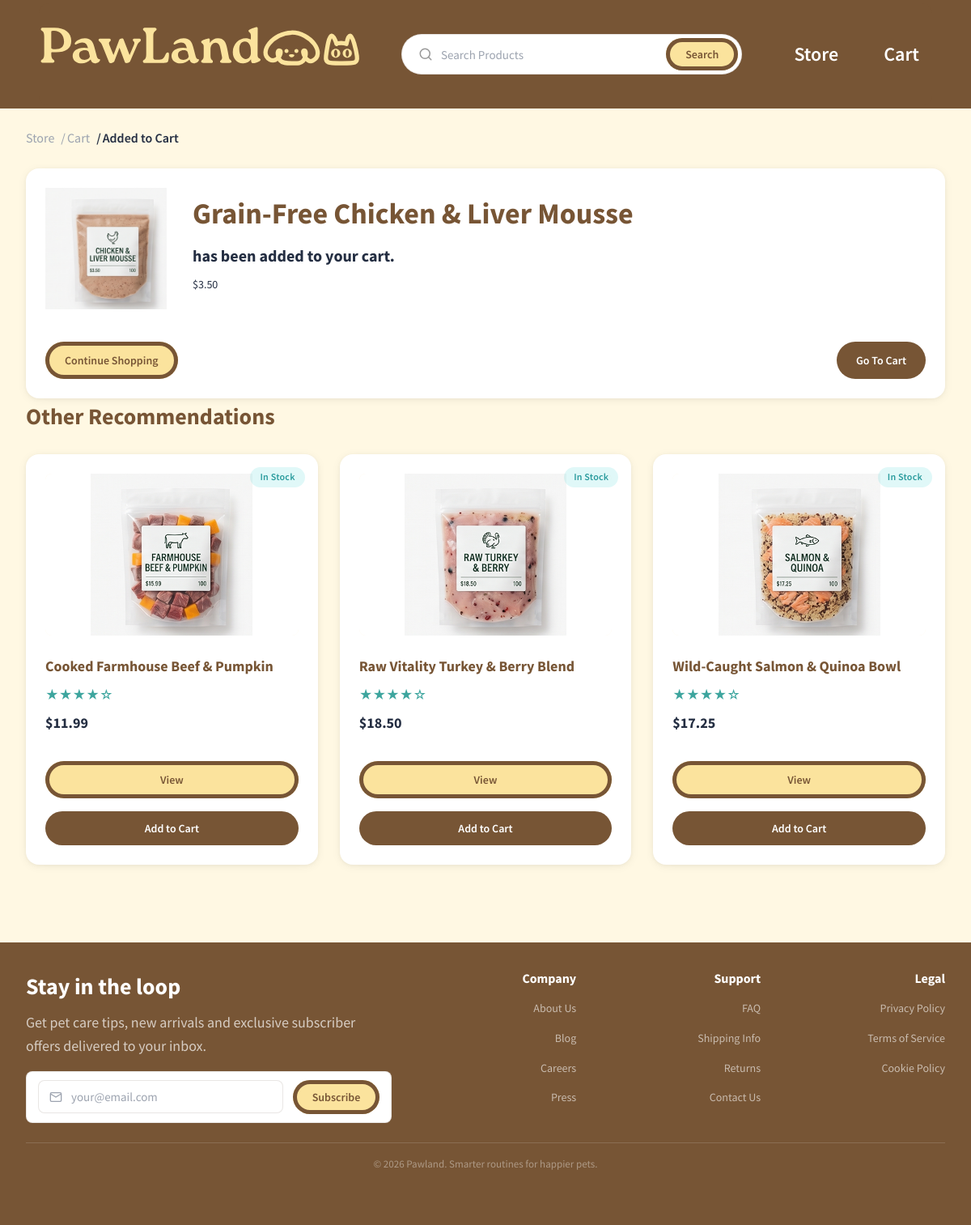
The app's page /product_added_to_cart.php?id=28 with its own data.
### tables this page shows
CREATE TABLE `products` (
  `id` int NOT NULL,
  `name` varchar(255) NOT NULL,
  `category` varchar(100) NOT NULL,
  `description` text NOT NULL,
  `ingredients` text,
  `price` decimal(10,2) NOT NULL,
  `stock_quantity` int NOT NULL,
  `image` varchar(255) NOT NULL,
  `created_at` datetime NOT NULL
);

### parts/functions.php (called while the page is built, shortened)
<?php
function makeConn(){
	static $conn = null;
	if ($conn === null) {
		$conn = new mysqli(...MYSQLIAuth());
		$conn->set_charset('utf8');
	}
	return $conn;
}
function makeQuery($conn,$qry) {
	$result = $conn->query($qry);
	$a = [];
	while($row = $result->fetch_object()) {
		$a[] = $row;
	}
	return $a;
}
function productImages($o) {
    return array_filter(array_map('trim', explode(",", $o->image ?? '')));
}
function firstProductImage($o) {
    $imgs = productImages($o);
    return $imgs ? reset($imgs) : '';
}

### product_added_to_cart.php (the view, shortened to what this page needs)
<?php
include_once "parts/functions.php";
include_once "parts/template.php";
$id = (int)($_POST['product-id'] ?? $_GET['id'] ?? 0);
$product = makeQuery(makeConn(), "SELECT * FROM `products` WHERE `id`=$id")[0];
?>
<!DOCTYPE html>
<html lang="en">
<head>
	<?php include "parts/href.php"; ?>
</head>
<body>
	<?php include "parts/header.php"; ?>
	<main>
		<div class="container">
			<ol class="breadcrumb">
				<li><a href="category.php">Store</a></li>
				<li><a href="cart.php">Cart</a></li>
				<li>Added to Cart</li>
			</ol>
			<div class="card soft">
				<div class="display flex flex align" style="gap: 2rem;">
					<div class="cart-item-img">
						<img src="images/<?php echo htmlspecialchars(firstProductImage($product)); ?>" alt="<?php echo htmlspecialchars($product->name); ?>">
					</div>
					<div class="flex stretch">
						<h2><?php echo htmlspecialchars($product->name); ?></h2>
						<h4>has been added to your cart.</h4>
						<p class="pet meta">$<?php echo number_format($product->price, 2); ?></p>
					</div>
				</div>
				<div class="display flex flex align" style="margin-top: 2rem;">
					<div class="flex none"><a href="category.php?cat=<?php echo urlencode($product->category); ?>" class="btn secondary full">Continue Shopping</a></div>
					<div class="flex none"><a href="cart.php?id=<?= $product->id ?>" class="btn primary full">Go To Cart</a></div>
				</div>
			</div>
			<h3>Other Recommendations</h3>
            <?php recommendedAnything(3); ?>
		</div>
	</main>
	<?php include "parts/footer.php"; ?>
</body>
</html>

### parts/template.php (shortened to what this page needs)
<?php
function productList($r,$o) {
$thumb = firstProductImage($o);
return $r.<<<HTML
<div class="col-xs-12 col-md-4">
	<figure class="card soft product">
		<span class="badge success">In Stock</span>
		<div class="img placeholder">
			<img src="images/$thumb" alt="$o->name">
		</div>
		<h3>$o->name</h3>
		<div class="product rating">&#9733;&#9733;&#9733;&#9733;&#9734;</div>
		<h4>&dollar;$o->price</h4>
		<a href="product.php?id=$o->id" class="btn secondary full">View</a>
		<form action="cart_actions.php?action=add-to-cart" method="post">
			<input type="hidden" name="product-id" value="$o->id">
			<input type="hidden" name="product-amount" value="1">
			<button type="submit" class="btn primary full">Add to Cart</button>
		</form>
	</figure>
</div>
HTML;
}
function recommendedProducts($a) {
$products = array_reduce($a,'productList');
echo <<<HTML
<div class="grid gap productlist">$products</div>
HTML;
}
function recommendedAnything($limit=3) {
    $result = makeQuery(makeConn(),"SELECT * FROM `products` ORDER BY `created_at` DESC LIMIT $limit");
    recommendedProducts($result);
}

### records on screen
products: name "Grain-Free Chicken & Liver Mousse", price "3.50"
products: name "Cooked Farmhouse Beef & Pumpkin", price "11.99"
products: name "Raw Vitality Turkey & Berry Blend", price "18.50"
products: name "Wild-Caught Salmon & Quinoa Bowl", price "17.25"
